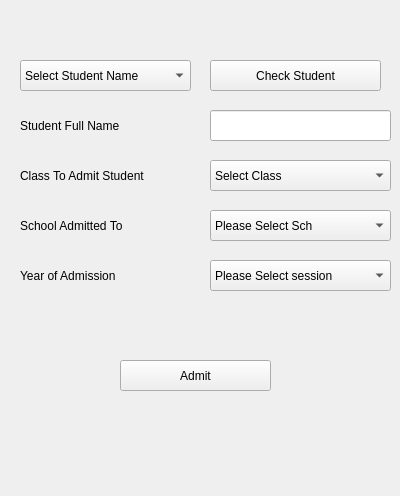
<?xml version="1.0" encoding="UTF-8"?>
<ui version="4.0">
 <class>Form</class>
 <widget class="QWidget" name="Form">
  <property name="geometry">
   <rect>
    <x>0</x>
    <y>0</y>
    <width>400</width>
    <height>496</height>
   </rect>
  </property>
  <property name="windowTitle">
   <string>Form</string>
  </property>
  <widget class="QLabel" name="label_37">
   <property name="geometry">
    <rect>
     <x>20</x>
     <y>260</y>
     <width>141</width>
     <height>31</height>
    </rect>
   </property>
   <property name="text">
    <string>Year of Admission</string>
   </property>
  </widget>
  <widget class="QLabel" name="label_2">
   <property name="geometry">
    <rect>
     <x>20</x>
     <y>160</y>
     <width>181</width>
     <height>31</height>
    </rect>
   </property>
   <property name="text">
    <string>Class To Admit Student</string>
   </property>
  </widget>
  <widget class="QPushButton" name="pushButton_5">
   <property name="geometry">
    <rect>
     <x>120</x>
     <y>360</y>
     <width>151</width>
     <height>31</height>
    </rect>
   </property>
   <property name="text">
    <string>Admit</string>
   </property>
  </widget>
  <widget class="QLabel" name="label_36">
   <property name="geometry">
    <rect>
     <x>20</x>
     <y>210</y>
     <width>161</width>
     <height>31</height>
    </rect>
   </property>
   <property name="text">
    <string>School Admitted To</string>
   </property>
  </widget>
  <widget class="QComboBox" name="comboBox_8">
   <property name="geometry">
    <rect>
     <x>210</x>
     <y>260</y>
     <width>181</width>
     <height>31</height>
    </rect>
   </property>
   <item>
    <property name="text">
     <string>Please Select session</string>
    </property>
   </item>
  </widget>
  <widget class="QComboBox" name="comboBox_7">
   <property name="geometry">
    <rect>
     <x>210</x>
     <y>210</y>
     <width>181</width>
     <height>31</height>
    </rect>
   </property>
   <item>
    <property name="text">
     <string>Please Select Sch</string>
    </property>
   </item>
  </widget>
  <widget class="QComboBox" name="comboBox_4">
   <property name="geometry">
    <rect>
     <x>210</x>
     <y>160</y>
     <width>181</width>
     <height>31</height>
    </rect>
   </property>
   <item>
    <property name="text">
     <string>Select Class </string>
    </property>
   </item>
  </widget>
  <widget class="QComboBox" name="comboBox_3">
   <property name="geometry">
    <rect>
     <x>20</x>
     <y>60</y>
     <width>171</width>
     <height>31</height>
    </rect>
   </property>
   <item>
    <property name="text">
     <string>Select Student Name</string>
    </property>
   </item>
  </widget>
  <widget class="QPushButton" name="pushButton_4">
   <property name="geometry">
    <rect>
     <x>210</x>
     <y>60</y>
     <width>171</width>
     <height>31</height>
    </rect>
   </property>
   <property name="text">
    <string>Check Student</string>
   </property>
  </widget>
  <widget class="QLabel" name="label">
   <property name="geometry">
    <rect>
     <x>20</x>
     <y>110</y>
     <width>171</width>
     <height>31</height>
    </rect>
   </property>
   <property name="text">
    <string>Student Full Name</string>
   </property>
  </widget>
  <widget class="QLineEdit" name="lineEdit_3">
   <property name="geometry">
    <rect>
     <x>210</x>
     <y>110</y>
     <width>181</width>
     <height>31</height>
    </rect>
   </property>
  </widget>
 </widget>
 <resources/>
 <connections/>
</ui>
